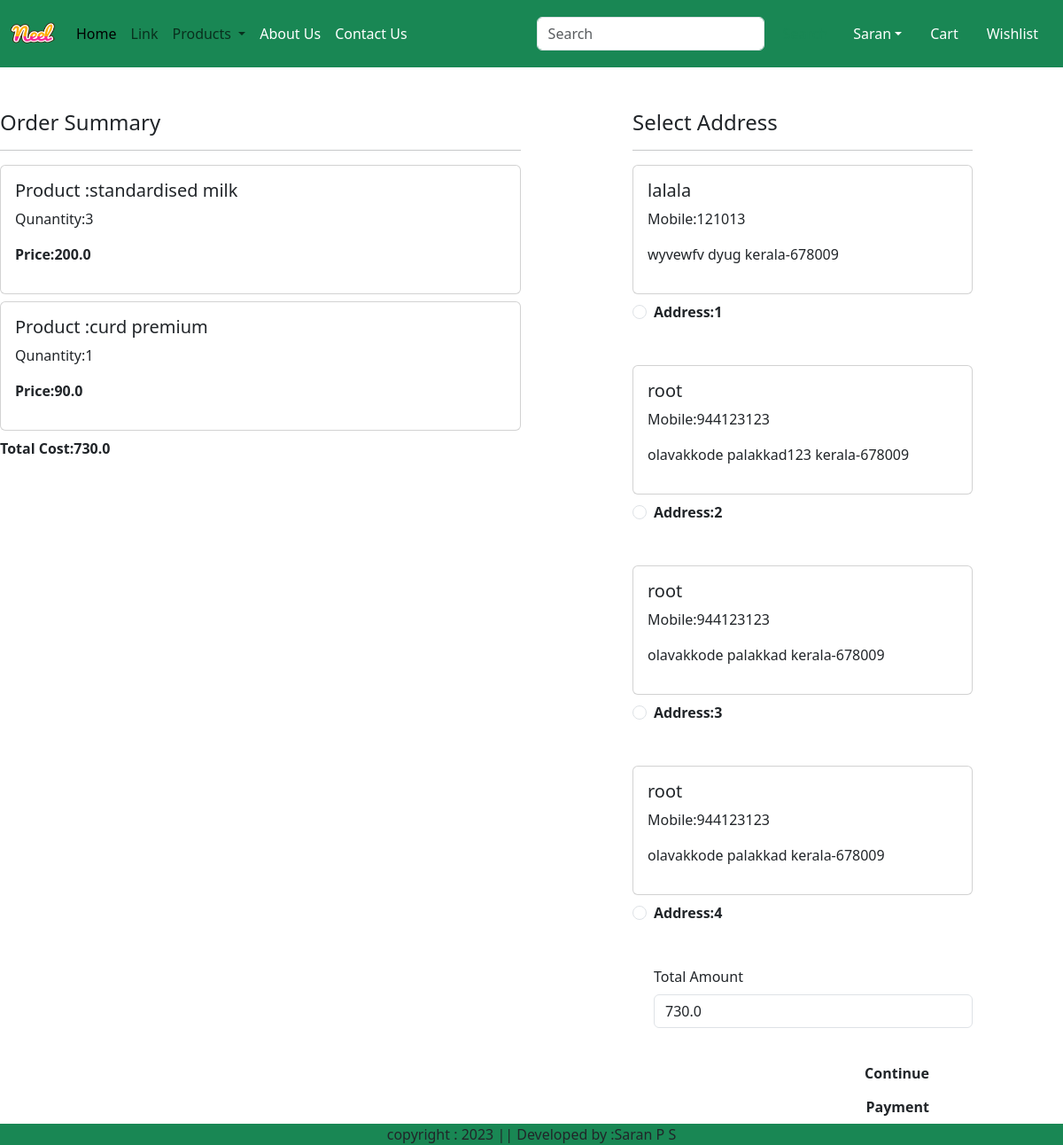
The page /checkout/ (signed in) on the database as committed earlier.
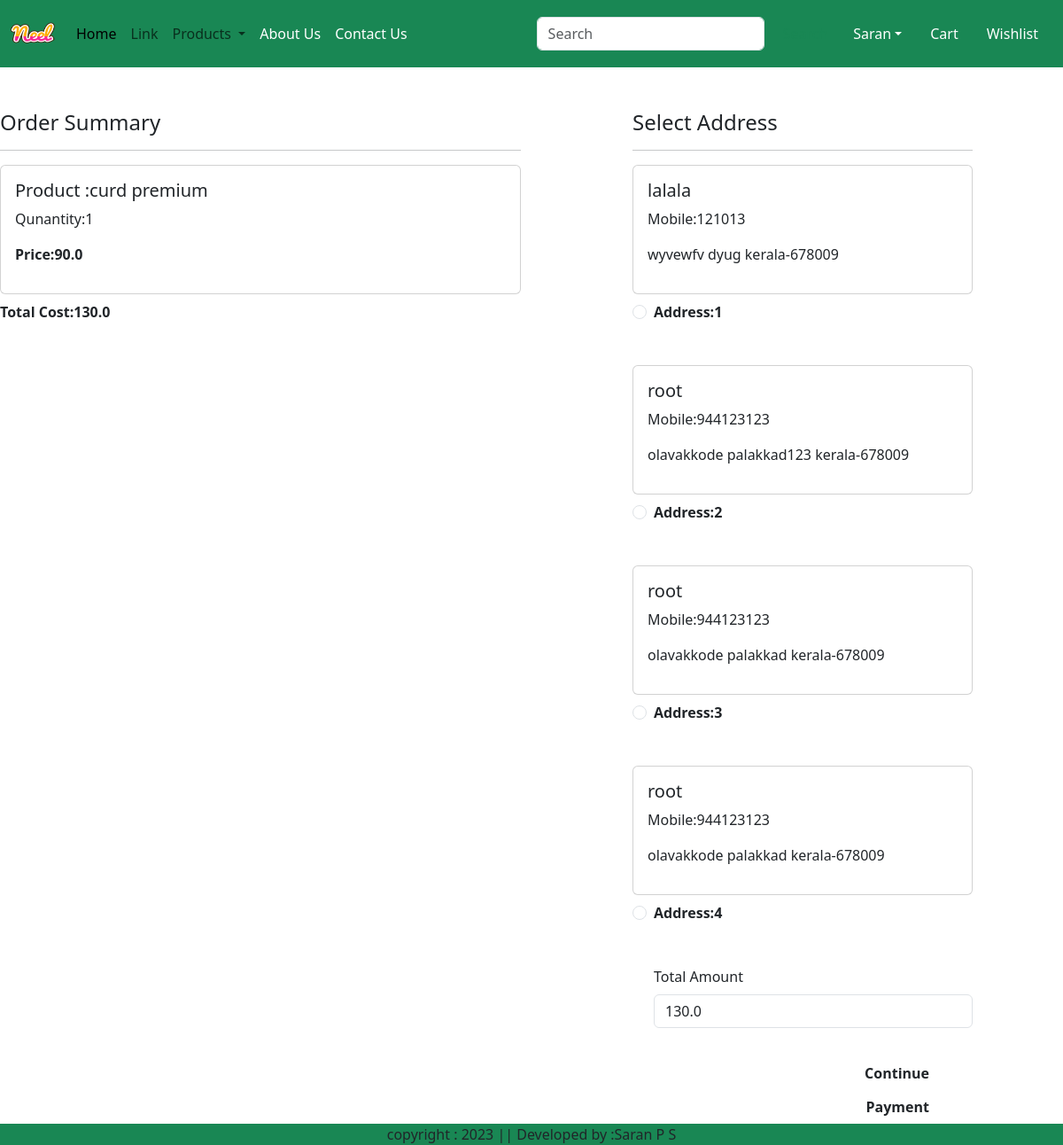
The same page on the database as committed later.
### app/models.py (models this page shows, shortened)
class Cart(models.Model):
    user=models.ForeignKey(User,on_delete=models.CASCADE)
    product=models.ForeignKey(Product,on_delete=models.CASCADE)
    quantity=models.PositiveIntegerField(default=1)

class Product(models.Model):
    title=models.CharField(max_length=100)
    selling_price=models.FloatField()
    discounted_price=models.FloatField()
    description=models.TextField()
    composition=models.TextField(default='')
    prodapp=models.TextField(default='')
    category=models.CharField(choices=CATEGORY_CHOICES,max_length=2)
    product_image=models.ImageField(upload_to='product')

class Customer(models.Model):
    user=models.ForeignKey(User,on_delete=models.CASCADE)
    name=models.CharField(max_length=200)
    locality=models.CharField(max_length=200)
    city=models.CharField(max_length=50)
    mobile=models.IntegerField(default=0)
    zipcode=models.IntegerField()
    state=models.CharField(choices=STATE_CHOICES,max_length=100)

### app/views.py (the view)
# urls.py: path('checkout/',views.checkout.as_view(),name='checkout'),
class checkout(View):
    def get(self,request):
        user=request.user
        add=Customer.objects.filter(user=user)
        cart_items=Cart.objects.filter(user=user)
        famount=0
        for p in cart_items:
            value=p.quantity*p.product.discounted_price
            famount=famount+value
        totalamount=famount+40
        return render(request,'app/checkout.html',locals())

### app/templates/app/checkout.html (shortened to what this page needs)
{% extends 'app/base.html' %}
{% load static  %}
{% block main-content %}
<div classes='container'>
    <div class='row mt-5'>
        <div class='col-sm-6'>
            <h4>Order Summary</h4>
            <hr>
            {% for item in cart_items %}
                <div class='card mb-2'>
                    <div class='card-body'>
                        <h5>Product :{{item.product.title}}</h5>
                        <p>Qunantity:{{item.quantity}}</p>
                        <p class='fw-bold'>Price:{{item.product.discounted_price}}</p>
                    </div>
                </div>
            {% endfor %}
            <p class='fw-bold'>Total Cost:{{totalamount}}</p>
        </div>
        <div class='col-sm-4 offset-sm-1'>
            <h4>Select Address</h4>
            <hr>
            <form method='post' id='myform'>
                {% for ad in add %}
                    <div class='card'>
                        <div class='card-body'>
                            <h5>{{ad.name}}</h5>
                            <p>Mobile:{{ad.mobile}}</p>
                            <p>{{ad.locality}} {{ad.city}} {{ad.state}}-{{ad.zipcode}}</p>
                        </div>
                    </div>
                    <div class='form-check mt-2 mb-5'>
                        <input class='form-check-input' type='radio' name='custid' id="custadd{{forloop.counter}}" value="{{ad.id}}">
                        <label class='form-check-label fw-bold' for="custadd{{forloop.counter}}">
                        Address:{{forloop.counter}}</label>
                    </div>
                {% endfor %}
                <div class='form-check mb-3'>
                    <label for='totalamount' class='form-label'>Total Amount</label>
                    <input type='number' class='form-control' name='totamount' value="{{totalamount}}" readonly>
                </div>
                <div class='text-end'>
                    <button type="submit" class='btn btn-warning-3 mt-3 px-5 fw-bold'>Continue</button>
                    <button id='rzp-button1' type='submit' class='btn btn-waening-3 px-5 fw-bold'>Payment</button>
            </form>
        </div>
    </div>
</div>
{% endblock main-content %}

Rows that differ between the two databases and show on the page:
removed Cart: product "standardised milk", quantity "3", product.discounted_price "200.0"
Other text that changed with them:
{{ totalamount }}: "730.0" → "130.0"
form field totamount: "730.0" → "130.0"
